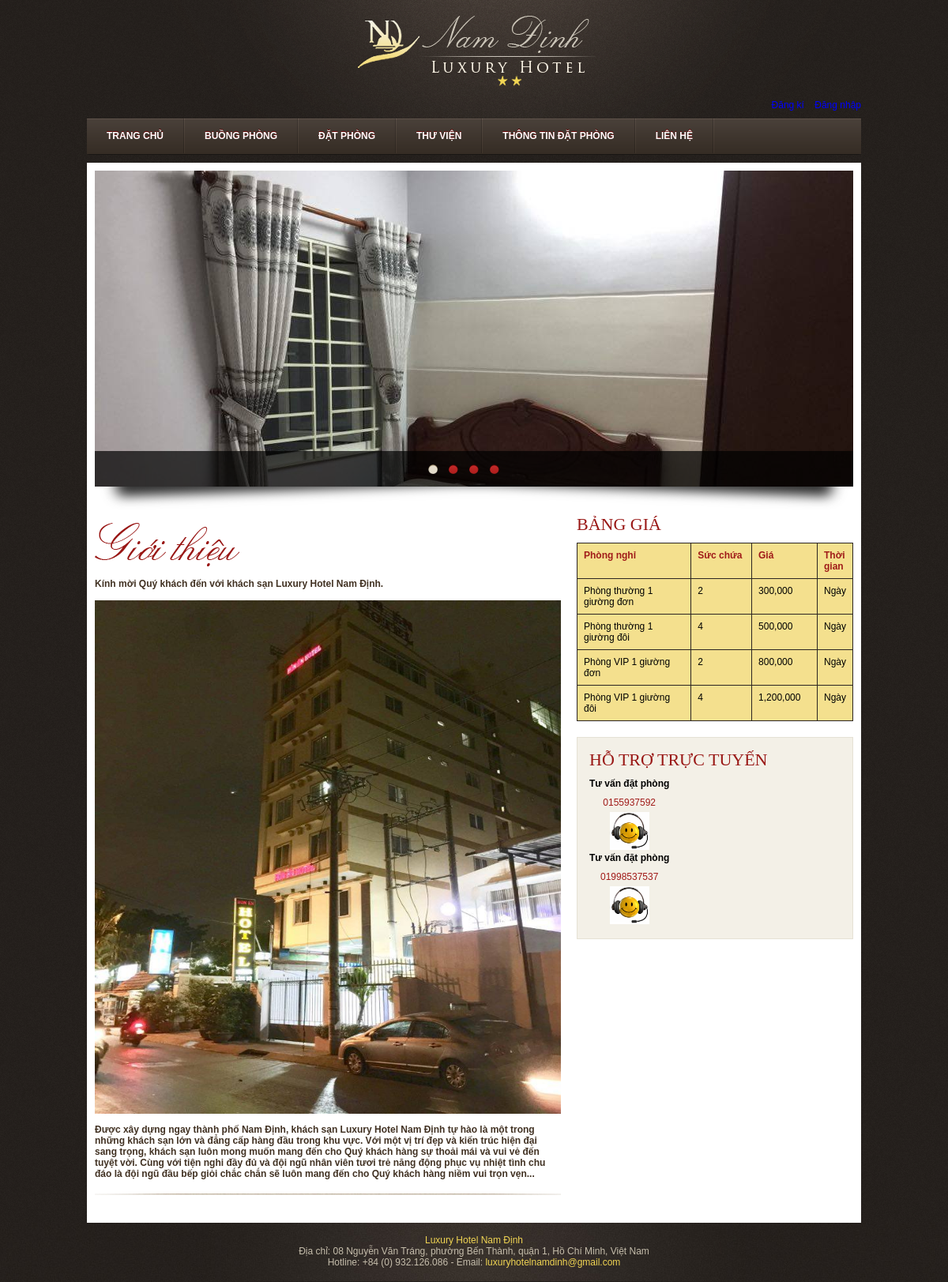
The app's page /source_code/index.php with its own data.
### tables this page shows
CREATE TABLE `phong` (
  `id` int(11) NOT NULL,
  `tenloaiphong` varchar(255) NOT NULL,
  `giaphong` varchar(100) NOT NULL,
  `gp` int(11) NOT NULL,
  `hinhanh` varchar(255) NOT NULL,
  `thoigian` varchar(255) NOT NULL,
  `succhua` varchar(20) NOT NULL,
  `mota` varchar(500) NOT NULL,
  `chitiet` varchar(10000) NOT NULL
);

CREATE TABLE `hotro` (
  `id` int(11) NOT NULL,
  `facebook` varchar(255) NOT NULL,
  `sdt` varchar(25) NOT NULL
);

CREATE TABLE `lienhe` (
  `id` int(11) NOT NULL,
  `diachi` varchar(255) NOT NULL,
  `hotline` varchar(255) NOT NULL,
  `email` varchar(255) NOT NULL
);

### source_code/application/controllers/Trangchu.php (called while the page is built, shortened)
<?php
class Trangchu extends My_Controller
{
    public function Trang_chu()
    {
        $this->data['title'] = "Trang chủ";
        $this->data['left'] = 'site/Trangchu';
        $this->load->view($this->site, $this->data);
    }
}

### source_code/index.php (called while the page is built, shortened)
<?php
require_once BASEPATH.'core/CodeIgniter.php';

### source_code/application/helpers/common_helper.php (called while the page is built)
<?php
function public_url($url ='')
{
    return base_url('public/'.$url);
}

### source_code/application/core/My_Model.php (called while the page is built, shortened)
<?php
class My_Model extends CI_Model
{
    public function gettable($table)
    {
        $query = $this->db->get($table);
        return $query->result();
    }
}

### source_code/application/views/site/Home.php (the view, shortened to what this page needs)
<!DOCTYPE html >
<html >
<head>
<link rel="stylesheet" type="text/css" href="<?php echo public_url(); ?>home.css" media="screen" />
<link rel="stylesheet" href="<?php echo public_url(); ?>coin-slider-styles.css" type="text/css" />
<link rel='stylesheet prefetch' href='http://cdnjs.cloudflare.com/ajax/libs/bootstrap-datepicker/1.3.0/css/datepicker.css'>
<link rel="stylesheet" href="<?php echo public_url(); ?>menu/queryslidemenu.css" type="text/css" />
</head>
<body>
<div class="all">
        <div class="header">
            <div class="logo"><a href="#"><img src="<?php echo public_url(); ?>images/logo.png" alt="photo" /></a></div>
                <div class="language fr" >
                    <div style=" text-align:right;">
                          <?php if($this->session->userdata('login') == null){ ?>
                             <a href="<?php echo site_url('site/Dangki/Dang_ki') ?>" style ="margin-left:130px;">Đăng kí</a>
                            <a href="<?php echo site_url('site/Dangnhap/Dang_nhap')?>" style ="margin-left: 10px;">Đăng nhập</a>
                          <?php } else{ ?>
                              <a href="<?php echo site_url('site/Thongtincanhan/Thongtin_canhan') ?>" style ="text-align: right;"><?php echo $this->session->userdata('login')->hoten; ?></a>
                            <a href="<?php echo site_url('site/Dangnhap/logout'); ?>" style ="margin-left: 10px; ">Đăng xuất</a>
                          <?php }?>
                    </div>
                </div>
        </div>
        <div id="myslidemenu" class="jqueryslidemenu headerMenu">
            <ul class="topMenu">
                <li><a href="<?php echo site_url('Trangchu/Trang_chu'); ?>">Trang chủ</a></li>
                <li><a href="<?php echo site_url('site/Buongphong/Buong_phong'); ?>">Buồng phòng</a></li>
                <li><a href="<?php echo site_url('site/Datphong/Dat_phong'); ?>">Đặt phòng</a></li>
                <li><a href="<?php echo site_url('site/Thuvien/Thu_vien'); ?>">Thư viện</a></li>
                <li><a href="<?php echo site_url('site/Giohang/Gio_hang'); ?>">Thông tin đặt phòng</a></li>
                <li><a href="<?php echo site_url('site/Lienhe/Lien_he'); ?>">Liên hệ</a></li>
            </ul>
		</div>
        <div class="content">
            <div class="bigBanner" id="coinSlider">
            </div>
            <div class="bigBannerFooter"></div>
       <?php $this->load->view($left); ?>
             <div class="colRight fr">
            <h2 class="bigTitle">Bảng giá</h2>
            <div class="priceTable">
            <table border="0" cellpadding="0" cellspacing="0">
            	<col width="50%" /><col width="25%" /><col width="25%" />
            	<tr>
                	<th>Phòng nghỉ</th>
                	<th>Sức chứa</th>
                	<th>Giá</th>
                	<th>Thời gian</th>
                </tr>
                <?php
                foreach ($this->Buongphong_Model->gettable('phong') as $row)
                {
                    echo "
                            <tr>
                        	<td>$row->tenloaiphong</td>
                        	<td>$row->succhua</td>
                        	<td>$row->giaphong</td>
                        	<td>$row->thoigian</td>
                            </tr>
                        ";
                }
                ?>
            </table></div>
            <div class="supportOnline">
            	<h2 class="bigTitle">Hỗ trợ trực tuyến</h2>
                 <?php foreach ($this->Hotro_Model->gettable('hotro') as $row) {?>
                <div class="supportInfo fl" style="margin-right: 60px;">
                    <b>Tư vấn đặt phòng</a></b>
                    <p><?php echo $row->sdt ?></p>
                    <a href="<?php echo $row->facebook ?>" rel="nofollow" target="_blank">
                        <img src="<?php echo public_url(); ?>images/6.jpg" width="50" heigh="50"">
                    </a>
                </div>
                <?php } ?>
            </div>
        </div>
</div>
</div>
    <?php foreach ($this->Lienhe_Model->gettable('lienhe') as $row) {?>
        <div class="footer">
                 <a style="" href="<?php site_url('site/Trangchu/Trang_chu'); ?>">Luxury Hotel Nam Định</a><br />
                Địa chỉ: <?php echo $row->diachi ?><br />
                Hotline: <?php echo $row->hotline ?> - Email: <a href="mailto:<?php echo $row->email ?>"><?php echo $row->email ?></a>
        </div>
    <?php }?>
</body>
</html>

### source_code/application/views/site/Trangchu.php
<div class="colLeft fl">
        	<div class="homeIntro bottomBorder">
            	<h2><img src="<?php echo public_url(); ?>images/introTitle.png" /></h2>
                <p><b>Kính mời Quý khách đến với khách sạn Luxury Hotel Nam Định. </b></p>
                <br/>
                <center>
                <img src="<?php echo public_url(); ?>images/2.jpg" height="650" width="600" />
                </center>
                <p><b>Được xây dựng ngay thành phố Nam Định, khách sạn Luxury Hotel Nam Định tự hào là một trong những khách sạn lớn và đẳng cấp hàng đầu trong khu vực. Với một vị trí đẹp và kiến trúc hiện đại sang trọng, khách sạn luôn mong muốn mang đến cho Quý khách hàng sự thoải mái và vui vẻ đến tuyệt vời. Cùng với tiện nghi đầy đủ và đội ngũ nhân viên tươi trẻ năng động phục vụ nhiệt tình chu đáo là đội ngũ đầu bếp giỏi chắc chắn sẽ luôn mang đến cho Quý khách hàng niềm vui trọn vẹn...</b></p>
            </div>
        </div>

### source_code/public/home.css (style rules this page uses)
html, body, div, span, applet, object, iframe, h1, h2, h3, h4, h5, h6, p, blockquote, pre, a, abbr, acronym, address, big, cite, code, del, dfn, em, img, ins, kbd, q, s, samp, small, strike, sub, sup, tt, var, u, i, center, dl, dt, dd, ol, ul, li, fieldset, form, label, legend, table, caption, tbody, tfoot, thead, tr, th, td { margin: 0; padding: 0; border: 0; font-size: 100%; font: inherit; vertical-align: baseline; }
html { background: url(images/bgHtml.gif); }
body { background: url(images/bgBody.png); font-size: 12px; font-family:Arial, Helvetica, sans-serif; color: #413122; }
ol,ul { list-style: none; margin:0; padding:0; border:0; }
img { border:0; padding:0; margin:0; }
a { color:blue; text-decoration:none; font-family:Arial, Helvetica, sans-serif; font-size:12px; }
.fr { float:right; }
.fl { float: left; }
.all { margin:0 auto; width:980px; }
.header { position:relative; height:150px; width:100%; background: url(images/bgHeader.png) top center no-repeat; overflow:hidden; }
.logo { height:100%; width:295px; margin:20px auto 0; background:none; text-align:left; }
.language { width:250px; position:absolute; bottom:10px; right:0; overflow:hidden; }
.headerMenu { height:45px; margin:0 0 10px; border-bottom:1px solid #191613; border-radius:3px;-webkit-border-radius:3px;-moz-border-radius:3px; }
.headerMenu ul { height:45px; background:url(images/bgMenu.gif) top left repeat-x; }
.headerMenu ul li { float:left; position:relative; padding:0 2px 0 0; background:url(images/bgMenuSplit.gif) top right no-repeat; }
.headerMenu ul li a { display:block; padding:15px 25px; font-size:12px; font-weight:bold; text-transform:uppercase; text-shadow:0 -1px #600000; color:#e1dac9 }
.bigBanner { width:100%; height:; margin:0 0 0; overflow:hidden; }
.bigBannerFooter { width:960px; height:30px; margin:-12px 0 5px; background:url(images/bigBannerFooter.png) no-repeat center; }
.colLeft { width:590px; height:; position:relative; padding:0 0 0; overflow:hidden; }
.colRight { width:350px;; overflow:hidden; }
.footer { height:60px; margin:0 0 0; background:url(images/footer.jpg) top center repeat-x; overflow:hidden; padding:15px 0 0; text-align:center; color:#c6beac; }
.footer a { color:#f1d553; }
.homeIntro { width:100%; margin:0 auto; padding:10px 0 25px; }
.homeIntro h2 { margin:0 0 5px; }
.homeIntro p { margin:10px 0 0; }
.supportOnline { border:1px solid #e5e1d5; background:#f3f0e7; padding:15px; overflow:hidden; }
.supportOnline .supportInfo { text-align:center; }
.supportOnline .supportInfo b { color:#000000; }
.supportOnline .supportInfo p { margin:10px 0 5px; color:#a11b19; }
.priceTable { margin:0 0 20px; background:#f4e08e; border-left:1px solid #2b2522; border-top:1px solid #2b2522; }
.priceTable th, .priceTable td { padding:8px; text-align:left; background:#f4e08e; border-right:1px solid #2b2522; border-bottom:1px solid #2b2522; color:#000000 }
.priceTable th { font-weight:bold; color:#a01b19; }
.bottomBorder { margin:0 0 15px; background:url(images/bottomBorder.png) center bottom no-repeat; overflow:hidden; padding-bottom:20px }
.bigTitle { margin:0 0 10px; font-family:"Times New Roman", Times, serif; font-size:22px; text-transform:uppercase; color:#991715; }
.content { background:#fff; padding:10px 10px 20px; }

### source_code/public/menu/queryslidemenu.css (style rules this page uses)
.jqueryslidemenu { font: bold 12px Verdana; background: #414141; width: 100%; }
.jqueryslidemenu ul { margin: 0; padding: 0; list-style-type: none; }
.jqueryslidemenu ul li a:link, .jqueryslidemenu ul li a:visited { color: white; }

### records on screen
phong: tenloaiphong "Phòng thường 1 giường đơn", succhua "2", giaphong "300,000", thoigian "Ngày"
phong: tenloaiphong "Phòng thường 1 giường đôi", succhua "4", giaphong "500,000", thoigian "Ngày"
phong: tenloaiphong "Phòng VIP 1 giường đơn", succhua "2", giaphong "800,000", thoigian "Ngày"
phong: tenloaiphong "Phòng VIP 1 giường đôi", succhua "4", giaphong "1,200,000", thoigian "Ngày"
hotro: sdt "0155937592"
hotro: sdt "01998537537"
lienhe: diachi "08 Nguyễn Văn Tráng, phường Bến Thành, quận 1, Hồ Chí Minh, Việt Nam", hotline "+84 (0) 932.126.086", email "luxuryhotelnamdinh@gmail.com"
